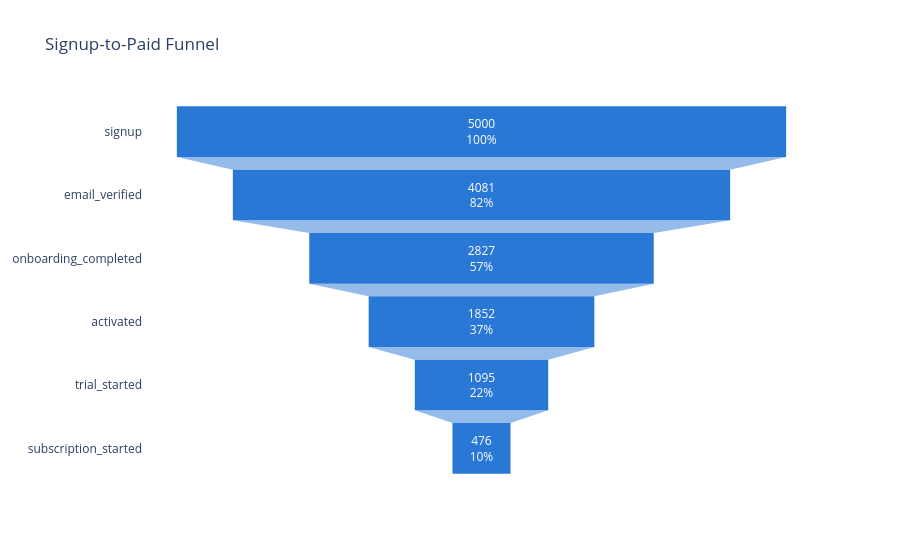

Here is the notebook cell this chart was saved with:
### Markdown cell above
## Funnel drop-off

"Activated" is a derived state (>= 3 `report_export` uses within 7 days of
signup), computed here the same way as `database/queries/02_funnel_analysis.sql`
-- not stored as a raw event. See `docs/event_taxonomy.md`.

### Code cell
funnel = pd.read_sql("""
    WITH funnel_events AS (
        SELECT
            user_id,
            MAX(event_timestamp) FILTER (WHERE event_type = 'signup')               AS signup_at,
            MAX(event_timestamp) FILTER (WHERE event_type = 'email_verified')       AS verified_at,
            MAX(event_timestamp) FILTER (WHERE event_type = 'onboarding_completed') AS onboarded_at,
            MAX(event_timestamp) FILTER (WHERE event_type = 'trial_started')        AS trial_at,
            MAX(event_timestamp) FILTER (WHERE event_type = 'subscription_started') AS paid_at
        FROM events
        GROUP BY user_id
    ),
    key_feature_uses AS (
        SELECT user_id, event_timestamp
        FROM events
        WHERE event_type = 'feature_used' AND feature = 'report_export'
    ),
    activation AS (
        SELECT
            f.user_id,
            COUNT(k.event_timestamp) FILTER (
                WHERE k.event_timestamp BETWEEN f.signup_at AND f.signup_at + INTERVAL '7 days'
            ) >= 3 AS is_activated
        FROM funnel_events f
        LEFT JOIN key_feature_uses k ON k.user_id = f.user_id
        GROUP BY f.user_id, f.signup_at
    ),
    funnel AS (
        SELECT
            f.user_id,
            f.verified_at IS NOT NULL  AS reached_verified,
            f.onboarded_at IS NOT NULL AS reached_onboarded,
            a.is_activated             AS reached_activated,
            f.trial_at IS NOT NULL     AS reached_trial,
            f.paid_at IS NOT NULL      AS reached_paid
        FROM funnel_events f
        JOIN activation a ON a.user_id = f.user_id
    )
    SELECT 1 AS stage_order, 'signup' AS stage, COUNT(*) AS users FROM funnel
    UNION ALL SELECT 2, 'email_verified', COUNT(*) FILTER (WHERE reached_verified) FROM funnel
    UNION ALL SELECT 3, 'onboarding_completed', COUNT(*) FILTER (WHERE reached_onboarded) FROM funnel
    UNION ALL SELECT 4, 'activated', COUNT(*) FILTER (WHERE reached_activated) FROM funnel
    UNION ALL SELECT 5, 'trial_started', COUNT(*) FILTER (WHERE reached_trial) FROM funnel
    UNION ALL SELECT 6, 'subscription_started', COUNT(*) FILTER (WHERE reached_paid) FROM funnel
    ORDER BY stage_order
""", engine)

fig = go.Figure(go.Funnel(
    y=funnel["stage"], x=funnel["users"],
    marker={"color": CATEGORICAL[0]},
    textinfo="value+percent initial",
))
fig.update_layout(template="plotly_white", title="Signup-to-Paid Funnel")
fig.show()

### Figure 1 — Plotly figure (JSON) as saved in the notebook; plotly's stock layout.template omitted (floating-point values rounded to 4 significant figures)
{"data": [{"marker": {"color": "#2a78d6"}, "textinfo": "value+percent initial", "type": "funnel", "x": [5000, 4081, 2827, 1852, 1095, 476], "y": ["signup", "email_verified", "onboarding_completed", "activated", "trial_started", "subscription_started"]}], "layout": {"title": {"text": "Signup-to-Paid Funnel"}}}
